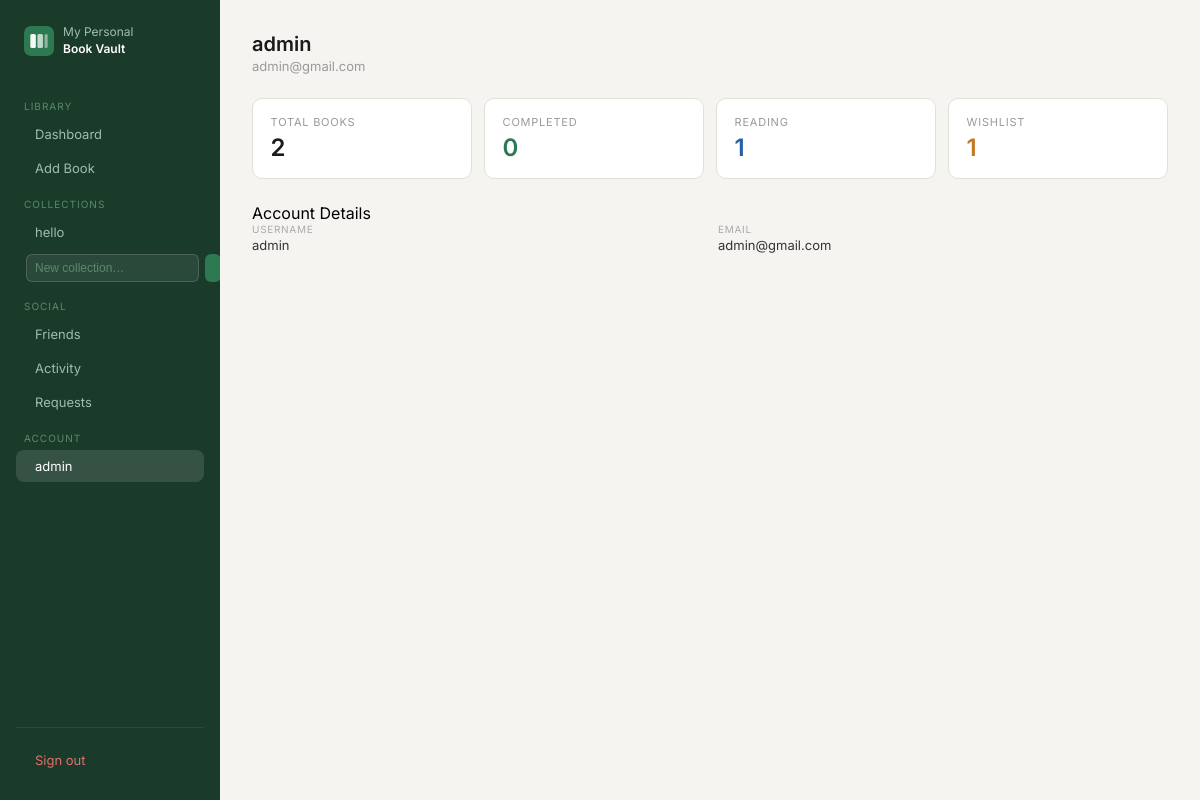
Page /book/profile (signed in) on the committed database.
### app/blueprints/collection/modules.py (models this page shows, shortened)
class Collection(db.Model):
    __tablename__="collection"
    cid=db.Column(db.Integer,primary_key=True)
    pid=db.Column(db.Integer,db.ForeignKey("credential.pid"),nullable=False)
    collection_name=db.Column(db.String(100),nullable=False)
    create_at=db.Column(db.DateTime,default=datetime.utcnow)
    user_books = db.relationship("Userbook", back_populates="collection")
    __table_args__=(db.UniqueConstraint("pid","collection_name",name="unique_collection"),)

### app/blueprints/auth/modules.py (models this page shows, shortened)
class Credential(db.Model,UserMixin):
    __tablename__='credential'
    pid=db.Column(db.Integer,primary_key=True)
    email=db.Column(db.String(255),nullable=False,unique=True)
    username=db.Column(db.String(100),nullable=False,unique=True)
    password=db.Column(db.String(100),nullable=False)
    history = db.relationship("History",  back_populates="user")
    user_books = db.relationship("Userbook", back_populates="user")

### app/blueprints/book/routes.py (the view)
@book.route('/profile')
@login_required
def profile():
    total     = Userbook.query.filter_by(pid=current_user.pid).count()
    completed = Userbook.query.filter_by(pid=current_user.pid, status="Completed").count()
    reading   = Userbook.query.filter_by(pid=current_user.pid, status="Reading").count()
    wishlist  = Userbook.query.filter_by(pid=current_user.pid, status="Wishlist").count()
    return render_template("book/profile.html",
                           total=total, completed=completed,
                           reading=reading, wishlist=wishlist)

### app/blueprints/book/templates/book/profile.html (shortened to what this page needs)
{% extends "book/base.html" %}
{% block content %}
<div class="page-header">
  <div>
    <h1 class="page-title">{{ current_user.username }}</h1>
    <p class="page-sub">{{ current_user.email }}</p>
  </div>
</div>
<div class="stats">
  <div class="stat-card">
    <p class="stat-label">Total Books</p>
    <p class="stat-val">{{ total }}</p>
  </div>
  <div class="stat-card">
    <p class="stat-label">Completed</p>
    <p class="stat-val green">{{ completed }}</p>
  </div>
  <div class="stat-card">
    <p class="stat-label">Reading</p>
    <p class="stat-val blue">{{ reading }}</p>
  </div>
  <div class="stat-card">
    <p class="stat-label">Wishlist</p>
    <p class="stat-val amber">{{ wishlist }}</p>
  </div>
</div>
<div class="form-wrap" style="margin-top:1.5rem;">
  <p class="form-title">Account Details</p>
  <div class="book-details-grid">
    <div class="book-detail-item">
      <span class="detail-label">Username</span>
      <span>{{ current_user.username }}</span>
    </div>
    <div class="book-detail-item">
      <span class="detail-label">Email</span>
      <span>{{ current_user.email }}</span>
    </div>
  </div>
</div>
{% endblock %}

### app/blueprints/book/templates/book/base.html (shortened to what this page needs)
<!DOCTYPE html>
<html lang="en">
<head>
  <link rel="stylesheet" type="text/css" href="/css/style.css">
  <link rel="stylesheet" href="https://cdn.jsdelivr.net/npm/@tabler/icons-webfont@latest/tabler-icons.min.css">
</head>
<body class="app-body">
  <div class="app-layout">
    <aside class="sidebar">
      <div class="sidebar-brand">
        <span class="sidebar-brand-name">My Personal<br><strong>Book Vault</strong></span>
      </div>
      <span class="nav-section">Library</span>
      <a href="{{ url_for('book.home') }}"
         class="nav-item {% if request.endpoint == 'book.home' %}active{% endif %}">
         Dashboard
      </a>
      <a href="{{ url_for('book.book_add') }}"
         class="nav-item {% if request.endpoint == 'book.book_add' %}active{% endif %}">
         Add Book
      </a>
      <span class="nav-section">Collections</span>
{% for col in collections %}
<a href="{{ url_for('collection.collection_detail', cid=col.cid) }}"
   class="nav-item {% if request.endpoint == 'collection.collection_detail' and request.view_args.get('cid')|int == col.cid %}active{% endif %}">
   {{ col.collection_name }}
</a>
{% else %}
<span class="nav-empty">No collections yet</span>
{% endfor %}
<form method="POST" action="{{ url_for('collection.create_collection') }}" style="padding: 4px 10px;">
  <div class="input-wrap" style="display:flex;gap:6px;">
    <input type="text" name="collection_name" placeholder="New collection…"
           class="nav-input" required>
    <button type="submit" class="nav-create-btn">
    </button>
  </div>
</form>
<span class="nav-section">Social</span>
<a href="{{ url_for('friends.friends_list') }}"
   class="nav-item {% if request.endpoint and request.endpoint.startswith('friends.') %}active{% endif %}">
   Friends
</a>
<a href="{{ url_for('friends.activity_feed') }}"
   class="nav-item {% if request.endpoint == 'friends.activity_feed' %}active{% endif %}">
   Activity
</a>
<a href="{{ url_for('friends.requests_page') }}"
   class="nav-item {% if request.endpoint == 'friends.requests_page' %}active{% endif %}">
   Requests
</a>
      <span class="nav-section">Account</span>
<a href="{{ url_for('book.profile') }}"
   class="nav-item {% if request.endpoint == 'book.profile' %}active{% endif %}">
  {{ current_user.username }}
</a>
      <div class="sidebar-footer">
        <a href="{{ url_for('book.logout') }}" class="nav-item nav-item-danger">
           Sign out
        </a>
      </div>
    </aside>
    <main class="main-content">
      {% block content %}{% endblock %}
    </main>
  </div>
</body>
</html>

### app/static/css/style.css (style rules this page uses)
*, *::before, *::after { box-sizing: border-box; margin: 0; padding: 0; }
body { font-family: 'Inter', system-ui, sans-serif; background: linear-gradient(135deg, #e8f5f0 0%, #f0f4f8 50%, #eaf0f8 100%); min-height: 100vh; -webkit-font-smoothing: antialiased; }
.input-wrap { position: relative; }
.page-header { display: flex; align-items: center; justify-content: space-between; margin-bottom: 1.5rem; }
.page-title { font-size: 20px; font-weight: 600; color: #1a1a1a; }
.page-sub { font-size: 13px; color: #999; margin-top: 2px; }
.stats { display: grid; grid-template-columns: repeat(4, 1fr); gap: 12px; margin-bottom: 1.25rem; }
.stat-card { background: #fff; border-radius: 10px; border: 0.5px solid #e2e0d8; padding: 1rem 1.1rem; }
.stat-label { font-size: 11px; color: #999; text-transform: uppercase; letter-spacing: 0.07em; margin-bottom: 4px; }
.stat-val { font-size: 24px; font-weight: 600; color: #1a1a1a; }
.stat-val.green { color: #2d7a52; }
.stat-val.amber { color: #c07a20; }
.stat-val.blue { color: #2860a8; }
.app-body { background: #f5f4f0; margin: 0; min-height: 100vh; }
.app-layout { display: flex; min-height: 100vh; }
.sidebar { width: 220px; flex-shrink: 0; background: #1a3a2a; padding: 1.5rem 1rem; display: flex; flex-direction: column; gap: 2px; position: fixed; top: 0; left: 0; height: 100vh; overflow-y: auto; }
.sidebar-brand { display: flex; align-items: center; gap: 9px; margin-bottom: 1.75rem; padding: 0 0.5rem; }
.sidebar-brand-name { font-size: 12px; font-weight: 400; color: #9dbfad; line-height: 1.4; }
.sidebar-brand-name strong { color: #fff; font-weight: 600; }
.nav-section { font-size: 10px; color: #5a8a6a; text-transform: uppercase; letter-spacing: 0.1em; padding: 0.75rem 0.5rem 0.25rem; }
.nav-item { display: flex; align-items: center; gap: 9px; padding: 8px 10px; border-radius: 8px; font-size: 13px; color: #9dbfad; text-decoration: none; transition: background 0.15s, color 0.15s; }
.nav-item.active { background: rgba(255,255,255,0.12); color: #fff; }
.nav-item-danger { color: #e07070; }
.sidebar-footer { margin-top: auto; border-top: 0.5px solid rgba(255,255,255,0.08); padding-top: 1rem; }
.main-content { margin-left: 220px; flex: 1; padding: 2rem; min-height: 100vh; }
.book-details-grid { display: grid; grid-template-columns: repeat(2, 1fr); gap: 8px 16px; margin-bottom: 0.75rem; }
.book-detail-item { display: flex; flex-direction: column; gap: 2px; }
.detail-label { font-size: 10px; color: #aaa; text-transform: uppercase; letter-spacing: 0.07em; }
.book-detail-item span:last-child { font-size: 13px; color: #333; }
.nav-input { flex: 1; background: rgba(255,255,255,0.08); border: 0.5px solid rgba(255,255,255,0.15); border-radius: 6px; padding: 6px 8px; font-size: 12px; color: #fff; outline: none; }
.nav-input::placeholder { color: #5a8a6a; }
.nav-create-btn { background: #2d7a52; border: none; border-radius: 6px; color: #fff; padding: 6px 8px; cursor: pointer; font-size: 13px; }

### rows in the picture
Collection: collection_name "hello"
Credential: username "admin", email "admin@gmail.com"

### other values in the picture
{{ total }} "2"
{{ completed }} "0"
{{ reading }} "1"
{{ wishlist }} "1"
